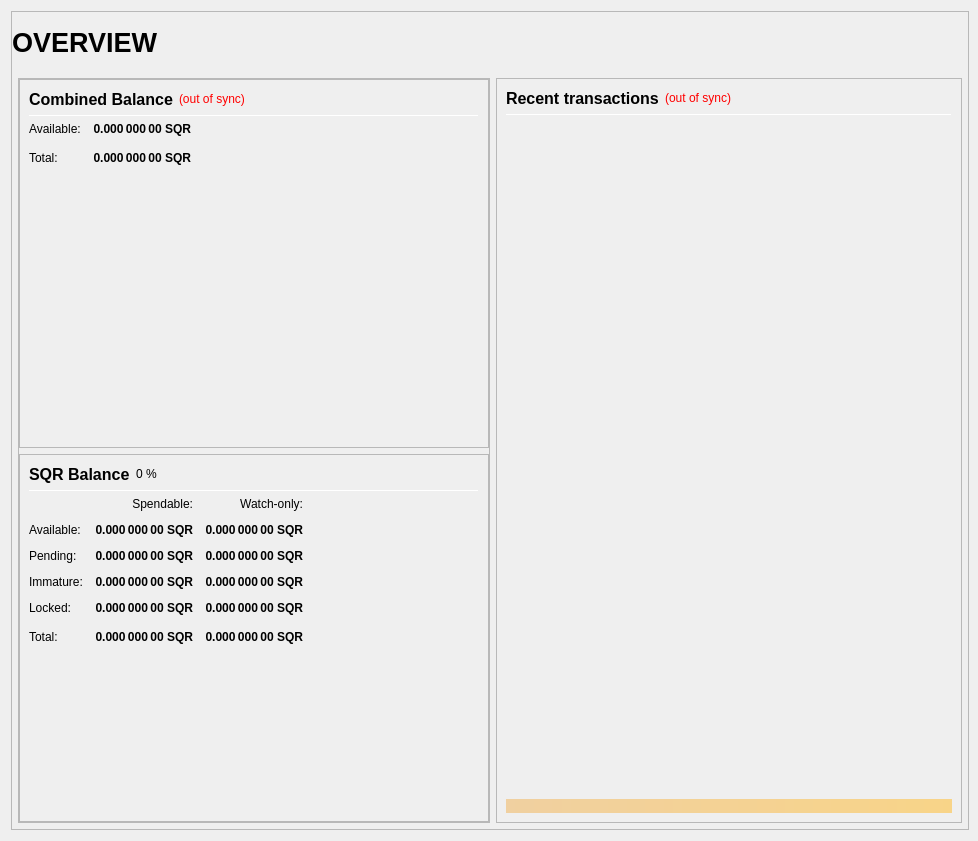
<?xml version="1.0" encoding="UTF-8"?>
<ui version="4.0">
 <class>OverviewPage</class>
 <widget class="QWidget" name="OverviewPage">
  <property name="geometry">
   <rect>
    <x>0</x>
    <y>0</y>
    <width>978</width>
    <height>841</height>
   </rect>
  </property>
  <property name="minimumSize">
   <size>
    <width>960</width>
    <height>682</height>
   </size>
  </property>
  <property name="windowTitle">
   <string>Form</string>
  </property>
  <layout class="QVBoxLayout" name="topLayout" stretch="1">
   <property name="rightMargin">
    <number>9</number>
   </property>
   <item>
    <widget class="QFrame" name="frame_BG">
     <property name="minimumSize">
      <size>
       <width>850</width>
       <height>610</height>
      </size>
     </property>
     <property name="maximumSize">
      <size>
       <width>16777215</width>
       <height>16777215</height>
      </size>
     </property>
     <property name="frameShape">
      <enum>QFrame::StyledPanel</enum>
     </property>
     <property name="frameShadow">
      <enum>QFrame::Raised</enum>
     </property>
     <layout class="QVBoxLayout" name="verticalLayout_3" stretch="1">
      <property name="leftMargin">
       <number>0</number>
      </property>
      <property name="topMargin">
       <number>0</number>
      </property>
      <property name="rightMargin">
       <number>0</number>
      </property>
      <property name="bottomMargin">
       <number>6</number>
      </property>
      <item>
       <layout class="QVBoxLayout" name="verticalLayout_Master" stretch="0,1">
        <property name="margin">
         <number>0</number>
        </property>
        <item>
         <widget class="QFrame" name="frame_Header">
          <layout class="QVBoxLayout" name="verticalLayout_Header" stretch="0">
           <property name="margin">
            <number>0</number>
           </property>
           <item>
            <layout class="QHBoxLayout" name="horizontalLayout_Header" stretch="1,0,1">
             <property name="spacing">
              <number>6</number>
             </property>
             <item>
              <widget class="QLabel" name="labelOverviewHeaderLeft">
               <property name="minimumSize">
                <size>
                 <width>464</width>
                 <height>60</height>
                </size>
               </property>
               <property name="maximumSize">
                <size>
                 <width>16777215</width>
                 <height>60</height>
                </size>
               </property>
               <property name="font">
                <font>
                 <pointsize>20</pointsize>
                 <weight>75</weight>
                 <bold>true</bold>
                </font>
               </property>
               <property name="text">
                <string>OVERVIEW</string>
               </property>
               <property name="alignment">
                <set>Qt::AlignLeading|Qt::AlignLeft|Qt::AlignVCenter</set>
               </property>
              </widget>
             </item>
             <item>
              <spacer name="horizontalSpacer_Header">
               <property name="orientation">
                <enum>Qt::Horizontal</enum>
               </property>
               <property name="sizeHint" stdset="0">
                <size>
                 <width>40</width>
                 <height>20</height>
                </size>
               </property>
              </spacer>
             </item>
             <item>
              <widget class="QLabel" name="labelOverviewHeaderRight">
               <property name="minimumSize">
                <size>
                 <width>464</width>
                 <height>60</height>
                </size>
               </property>
               <property name="maximumSize">
                <size>
                 <width>16777215</width>
                 <height>60</height>
                </size>
               </property>
               <property name="font">
                <font>
                 <pointsize>14</pointsize>
                </font>
               </property>
               <property name="text">
                <string/>
               </property>
               <property name="alignment">
                <set>Qt::AlignRight|Qt::AlignTrailing|Qt::AlignVCenter</set>
               </property>
              </widget>
             </item>
            </layout>
           </item>
          </layout>
         </widget>
        </item>
        <item>
         <widget class="QFrame" name="frame_Content">
          <layout class="QVBoxLayout" name="verticalLayout_Content">
           <property name="leftMargin">
            <number>6</number>
           </property>
           <property name="topMargin">
            <number>0</number>
           </property>
           <property name="rightMargin">
            <number>6</number>
           </property>
           <property name="bottomMargin">
            <number>0</number>
           </property>
           <item>
            <layout class="QHBoxLayout" name="horizontalLayout_Content" stretch="1,1">
             <property name="spacing">
              <number>6</number>
             </property>
             <item>
              <layout class="QVBoxLayout" name="verticalLayout_left" stretch="1">
               <item>
                <widget class="QFrame" name="frameObfuscation">
                 <property name="minimumSize">
                  <size>
                   <width>0</width>
                   <height>0</height>
                  </size>
                 </property>
                 <property name="frameShape">
                  <enum>QFrame::StyledPanel</enum>
                 </property>
                 <property name="frameShadow">
                  <enum>QFrame::Raised</enum>
                 </property>
                 <layout class="QVBoxLayout" name="verticalLayout" stretch="0,0,0">
                  <property name="margin">
                   <number>0</number>
                  </property>
                  <item>
                   <widget class="QFrame" name="frame_CombinedBalances">
                    <property name="minimumSize">
                     <size>
                      <width>470</width>
                      <height>0</height>
                     </size>
                    </property>
                    <property name="frameShape">
                     <enum>QFrame::StyledPanel</enum>
                    </property>
                    <property name="frameShadow">
                     <enum>QFrame::Raised</enum>
                    </property>
                    <layout class="QVBoxLayout" name="verticalLayout_5">
                     <item>
                      <layout class="QHBoxLayout" name="horizontalLayout_5" stretch="0,0,0">
                       <item>
                        <widget class="QLabel" name="label_5z">
                         <property name="minimumSize">
                          <size>
                           <width>0</width>
                           <height>20</height>
                          </size>
                         </property>
                         <property name="font">
                          <font>
                           <pointsize>12</pointsize>
                           <weight>75</weight>
                           <bold>true</bold>
                          </font>
                         </property>
                         <property name="toolTip">
                          <string>Combined Balance (including unconfirmed and immature coins)</string>
                         </property>
                         <property name="text">
                          <string>Combined Balance</string>
                         </property>
                        </widget>
                       </item>
                       <item>
                        <widget class="QLabel" name="labelWalletStatus">
                         <property name="cursor">
                          <cursorShape>WhatsThisCursor</cursorShape>
                         </property>
                         <property name="toolTip">
                          <string>The displayed information may be out of date. Your wallet automatically synchronizes with the sQuorum network after a connection is established, but this process has not completed yet.</string>
                         </property>
                         <property name="styleSheet">
                          <string notr="true">QLabel { color: red; }</string>
                         </property>
                         <property name="text">
                          <string notr="true">(out of sync)</string>
                         </property>
                         <property name="alignment">
                          <set>Qt::AlignLeading|Qt::AlignLeft|Qt::AlignVCenter</set>
                         </property>
                        </widget>
                       </item>
                       <item>
                        <spacer name="horizontalSpacer_1">
                         <property name="orientation">
                          <enum>Qt::Horizontal</enum>
                         </property>
                         <property name="sizeHint" stdset="0">
                          <size>
                           <width>40</width>
                           <height>20</height>
                          </size>
                         </property>
                        </spacer>
                       </item>
                      </layout>
                     </item>
                     <item>
                      <widget class="Line" name="line_CombinedBalance">
                       <property name="minimumSize">
                        <size>
                         <width>0</width>
                         <height>1</height>
                        </size>
                       </property>
                       <property name="maximumSize">
                        <size>
                         <width>16777215</width>
                         <height>1</height>
                        </size>
                       </property>
                       <property name="orientation">
                        <enum>Qt::Horizontal</enum>
                       </property>
                      </widget>
                     </item>
                     <item>
                      <layout class="QGridLayout" name="gridLayout_3">
                       <property name="spacing">
                        <number>12</number>
                       </property>
                       <item row="1" column="0">
                        <widget class="QLabel" name="labelBalanceTextz">
                         <property name="text">
                          <string>Available:</string>
                         </property>
                        </widget>
                       </item>
                       <item row="1" column="1">
                        <widget class="QLabel" name="labelBalancez">
                         <property name="font">
                          <font>
                           <weight>75</weight>
                           <bold>true</bold>
                          </font>
                         </property>
                         <property name="cursor">
                          <cursorShape>IBeamCursor</cursorShape>
                         </property>
                         <property name="toolTip">
                          <string>Your current spendable balance</string>
                         </property>
                         <property name="text">
                          <string notr="true">0.000 000 00 SQR</string>
                         </property>
                         <property name="alignment">
                          <set>Qt::AlignRight|Qt::AlignTrailing|Qt::AlignVCenter</set>
                         </property>
                         <property name="textInteractionFlags">
                          <set>Qt::LinksAccessibleByMouse|Qt::TextSelectableByKeyboard|Qt::TextSelectableByMouse</set>
                         </property>
                        </widget>
                       </item>
                       <item row="2" column="0">
                        <widget class="QLabel" name="labelTotalTextz">
                         <property name="text">
                          <string>Total:</string>
                         </property>
                        </widget>
                       </item>
                       <item row="2" column="1">
                        <widget class="QLabel" name="labelTotalz">
                         <property name="font">
                          <font>
                           <weight>75</weight>
                           <bold>true</bold>
                          </font>
                         </property>
                         <property name="cursor">
                          <cursorShape>IBeamCursor</cursorShape>
                         </property>
                         <property name="toolTip">
                          <string>Total Balance, including all unavailable coins.</string>
                         </property>
                         <property name="text">
                          <string notr="true">0.000 000 00 SQR</string>
                         </property>
                         <property name="alignment">
                          <set>Qt::AlignRight|Qt::AlignTrailing|Qt::AlignVCenter</set>
                         </property>
                         <property name="textInteractionFlags">
                          <set>Qt::LinksAccessibleByMouse|Qt::TextSelectableByKeyboard|Qt::TextSelectableByMouse</set>
                         </property>
                        </widget>
                       </item>
                       <item row="2" column="3">
                        <spacer name="horizontalSpacer_2">
                         <property name="orientation">
                          <enum>Qt::Horizontal</enum>
                         </property>
                         <property name="sizeHint" stdset="0">
                          <size>
                           <width>40</width>
                           <height>20</height>
                          </size>
                         </property>
                        </spacer>
                       </item>
                      </layout>
                     </item>
                     <item>
                      <spacer name="verticalSpacer_1">
                       <property name="orientation">
                        <enum>Qt::Vertical</enum>
                       </property>
                       <property name="sizeHint" stdset="0">
                        <size>
                         <width>20</width>
                         <height>40</height>
                        </size>
                       </property>
                      </spacer>
                     </item>
                    </layout>
                   </widget>
                  </item>
                  <item>
                   <widget class="QFrame" name="frame_Balances">
                    <property name="frameShape">
                     <enum>QFrame::StyledPanel</enum>
                    </property>
                    <property name="frameShadow">
                     <enum>QFrame::Raised</enum>
                    </property>
                    <layout class="QVBoxLayout" name="verticalLayout_4">
                     <item>
                      <layout class="QHBoxLayout" name="horizontalLayout_4">
                       <item>
                        <widget class="QLabel" name="label_5">
                         <property name="minimumSize">
                          <size>
                           <width>0</width>
                           <height>20</height>
                          </size>
                         </property>
                         <property name="font">
                          <font>
                           <pointsize>12</pointsize>
                           <weight>75</weight>
                           <bold>true</bold>
                          </font>
                         </property>
                         <property name="text">
                          <string>SQR Balance</string>
                         </property>
                        </widget>
                       </item>
                       <item>
                        <widget class="QLabel" name="labelSQRPercent">
                         <property name="text">
                          <string notr="true">0 %</string>
                         </property>
                        </widget>
                       </item>
                       <item>
                        <spacer name="horizontalSpacer_3">
                         <property name="orientation">
                          <enum>Qt::Horizontal</enum>
                         </property>
                         <property name="sizeHint" stdset="0">
                          <size>
                           <width>40</width>
                           <height>20</height>
                          </size>
                         </property>
                        </spacer>
                       </item>
                      </layout>
                     </item>
                     <item>
                      <widget class="Line" name="line_Balance">
                       <property name="minimumSize">
                        <size>
                         <width>0</width>
                         <height>1</height>
                        </size>
                       </property>
                       <property name="maximumSize">
                        <size>
                         <width>16777215</width>
                         <height>1</height>
                        </size>
                       </property>
                       <property name="orientation">
                        <enum>Qt::Horizontal</enum>
                       </property>
                      </widget>
                     </item>
                     <item>
                      <layout class="QGridLayout" name="gridLayout">
                       <property name="spacing">
                        <number>12</number>
                       </property>
                       <item row="0" column="1">
                        <widget class="QLabel" name="labelSpendable">
                         <property name="text">
                          <string>Spendable:</string>
                         </property>
                         <property name="alignment">
                          <set>Qt::AlignRight|Qt::AlignTrailing|Qt::AlignVCenter</set>
                         </property>
                        </widget>
                       </item>
                       <item row="0" column="2">
                        <widget class="QLabel" name="labelWatchonly">
                         <property name="text">
                          <string>Watch-only:</string>
                         </property>
                         <property name="alignment">
                          <set>Qt::AlignRight|Qt::AlignTrailing|Qt::AlignVCenter</set>
                         </property>
                        </widget>
                       </item>
                       <item row="1" column="0">
                        <widget class="QLabel" name="labelBalanceText">
                         <property name="text">
                          <string>Available:</string>
                         </property>
                        </widget>
                       </item>
                       <item row="1" column="1">
                        <widget class="QLabel" name="labelBalance">
                         <property name="font">
                          <font>
                           <weight>75</weight>
                           <bold>true</bold>
                          </font>
                         </property>
                         <property name="cursor">
                          <cursorShape>IBeamCursor</cursorShape>
                         </property>
                         <property name="toolTip">
                          <string>Your current spendable balance</string>
                         </property>
                         <property name="text">
                          <string notr="true">0.000 000 00 SQR</string>
                         </property>
                         <property name="alignment">
                          <set>Qt::AlignRight|Qt::AlignTrailing|Qt::AlignVCenter</set>
                         </property>
                         <property name="textInteractionFlags">
                          <set>Qt::LinksAccessibleByMouse|Qt::TextSelectableByKeyboard|Qt::TextSelectableByMouse</set>
                         </property>
                        </widget>
                       </item>
                       <item row="1" column="2">
                        <widget class="QLabel" name="labelWatchAvailable">
                         <property name="font">
                          <font>
                           <weight>75</weight>
                           <bold>true</bold>
                          </font>
                         </property>
                         <property name="cursor">
                          <cursorShape>IBeamCursor</cursorShape>
                         </property>
                         <property name="toolTip">
                          <string>Your current balance in watch-only addresses</string>
                         </property>
                         <property name="text">
                          <string notr="true">0.000 000 00 SQR</string>
                         </property>
                         <property name="alignment">
                          <set>Qt::AlignRight|Qt::AlignTrailing|Qt::AlignVCenter</set>
                         </property>
                         <property name="textInteractionFlags">
                          <set>Qt::LinksAccessibleByMouse|Qt::TextSelectableByKeyboard|Qt::TextSelectableByMouse</set>
                         </property>
                        </widget>
                       </item>
                       <item row="2" column="0">
                        <widget class="QLabel" name="labelPendingText">
                         <property name="text">
                          <string>Pending:</string>
                         </property>
                        </widget>
                       </item>
                       <item row="2" column="1">
                        <widget class="QLabel" name="labelUnconfirmed">
                         <property name="font">
                          <font>
                           <weight>75</weight>
                           <bold>true</bold>
                          </font>
                         </property>
                         <property name="cursor">
                          <cursorShape>IBeamCursor</cursorShape>
                         </property>
                         <property name="toolTip">
                          <string>Total of transactions that have yet to be confirmed, and do not yet count toward the spendable balance</string>
                         </property>
                         <property name="text">
                          <string notr="true">0.000 000 00 SQR</string>
                         </property>
                         <property name="alignment">
                          <set>Qt::AlignRight|Qt::AlignTrailing|Qt::AlignVCenter</set>
                         </property>
                         <property name="textInteractionFlags">
                          <set>Qt::LinksAccessibleByMouse|Qt::TextSelectableByKeyboard|Qt::TextSelectableByMouse</set>
                         </property>
                        </widget>
                       </item>
                       <item row="2" column="2">
                        <widget class="QLabel" name="labelWatchPending">
                         <property name="font">
                          <font>
                           <weight>75</weight>
                           <bold>true</bold>
                          </font>
                         </property>
                         <property name="cursor">
                          <cursorShape>IBeamCursor</cursorShape>
                         </property>
                         <property name="toolTip">
                          <string>Unconfirmed transactions to watch-only addresses</string>
                         </property>
                         <property name="text">
                          <string notr="true">0.000 000 00 SQR</string>
                         </property>
                         <property name="alignment">
                          <set>Qt::AlignRight|Qt::AlignTrailing|Qt::AlignVCenter</set>
                         </property>
                         <property name="textInteractionFlags">
                          <set>Qt::LinksAccessibleByMouse|Qt::TextSelectableByKeyboard|Qt::TextSelectableByMouse</set>
                         </property>
                        </widget>
                       </item>
                       <item row="3" column="0">
                        <widget class="QLabel" name="labelImmatureText">
                         <property name="text">
                          <string>Immature:</string>
                         </property>
                        </widget>
                       </item>
                       <item row="3" column="1">
                        <widget class="QLabel" name="labelImmature">
                         <property name="font">
                          <font>
                           <weight>75</weight>
                           <bold>true</bold>
                          </font>
                         </property>
                         <property name="cursor">
                          <cursorShape>IBeamCursor</cursorShape>
                         </property>
                         <property name="toolTip">
                          <string>Staked or masternode rewards that has not yet matured</string>
                         </property>
                         <property name="text">
                          <string notr="true">0.000 000 00 SQR</string>
                         </property>
                         <property name="alignment">
                          <set>Qt::AlignRight|Qt::AlignTrailing|Qt::AlignVCenter</set>
                         </property>
                         <property name="textInteractionFlags">
                          <set>Qt::LinksAccessibleByMouse|Qt::TextSelectableByKeyboard|Qt::TextSelectableByMouse</set>
                         </property>
                        </widget>
                       </item>
                       <item row="3" column="2">
                        <widget class="QLabel" name="labelWatchImmature">
                         <property name="font">
                          <font>
                           <weight>75</weight>
                           <bold>true</bold>
                          </font>
                         </property>
                         <property name="cursor">
                          <cursorShape>IBeamCursor</cursorShape>
                         </property>
                         <property name="toolTip">
                          <string>Staked or masternode rewards in watch-only addresses that has not yet matured</string>
                         </property>
                         <property name="text">
                          <string notr="true">0.000 000 00 SQR</string>
                         </property>
                         <property name="alignment">
                          <set>Qt::AlignRight|Qt::AlignTrailing|Qt::AlignVCenter</set>
                         </property>
                         <property name="textInteractionFlags">
                          <set>Qt::LinksAccessibleByMouse|Qt::TextSelectableByKeyboard|Qt::TextSelectableByMouse</set>
                         </property>
                        </widget>
                       </item>
                       <item row="4" column="0">
                        <widget class="QLabel" name="labelLockedBalanceText">
                         <property name="toolTip">
                          <string>Locked SQR or Masternode collaterals. These are excluded from zSQR minting.</string>
                         </property>
                         <property name="text">
                          <string>Locked:</string>
                         </property>
                        </widget>
                       </item>
                       <item row="4" column="1">
                        <widget class="QLabel" name="labelLockedBalance">
                         <property name="font">
                          <font>
                           <weight>75</weight>
                           <bold>true</bold>
                          </font>
                         </property>
                         <property name="cursor">
                          <cursorShape>IBeamCursor</cursorShape>
                         </property>
                         <property name="toolTip">
                          <string>Locked SQR or Masternode collaterals. These are excluded from zSQR minting.</string>
                         </property>
                         <property name="text">
                          <string notr="true">0.000 000 00 SQR</string>
                         </property>
                         <property name="alignment">
                          <set>Qt::AlignRight|Qt::AlignTrailing|Qt::AlignVCenter</set>
                         </property>
                         <property name="textInteractionFlags">
                          <set>Qt::LinksAccessibleByMouse|Qt::TextSelectableByKeyboard|Qt::TextSelectableByMouse</set>
                         </property>
                        </widget>
                       </item>
                       <item row="4" column="2">
                        <widget class="QLabel" name="labelWatchLocked">
                         <property name="font">
                          <font>
                           <weight>75</weight>
                           <bold>true</bold>
                          </font>
                         </property>
                         <property name="cursor">
                          <cursorShape>IBeamCursor</cursorShape>
                         </property>
                         <property name="toolTip">
                          <string>Current locked balance in watch-only addresses</string>
                         </property>
                         <property name="text">
                          <string notr="true">0.000 000 00 SQR</string>
                         </property>
                         <property name="alignment">
                          <set>Qt::AlignRight|Qt::AlignTrailing|Qt::AlignVCenter</set>
                         </property>
                         <property name="textInteractionFlags">
                          <set>Qt::LinksAccessibleByMouse|Qt::TextSelectableByKeyboard|Qt::TextSelectableByMouse</set>
                         </property>
                        </widget>
                       </item>
                       <item row="5" column="0">
                        <widget class="QLabel" name="labelTotalText">
                         <property name="toolTip">
                          <string>Your current balance, unconfirmed and immature transactions included</string>
                         </property>
                         <property name="text">
                          <string>Total:</string>
                         </property>
                        </widget>
                       </item>
                       <item row="5" column="1">
                        <widget class="QLabel" name="labelTotal">
                         <property name="font">
                          <font>
                           <weight>75</weight>
                           <bold>true</bold>
                          </font>
                         </property>
                         <property name="cursor">
                          <cursorShape>IBeamCursor</cursorShape>
                         </property>
                         <property name="toolTip">
                          <string>Your current balance, unconfirmed and immature transactions included</string>
                         </property>
                         <property name="text">
                          <string notr="true">0.000 000 00 SQR</string>
                         </property>
                         <property name="alignment">
                          <set>Qt::AlignRight|Qt::AlignTrailing|Qt::AlignVCenter</set>
                         </property>
                         <property name="textInteractionFlags">
                          <set>Qt::LinksAccessibleByMouse|Qt::TextSelectableByKeyboard|Qt::TextSelectableByMouse</set>
                         </property>
                        </widget>
                       </item>
                       <item row="5" column="2">
                        <widget class="QLabel" name="labelWatchTotal">
                         <property name="font">
                          <font>
                           <weight>75</weight>
                           <bold>true</bold>
                          </font>
                         </property>
                         <property name="cursor">
                          <cursorShape>IBeamCursor</cursorShape>
                         </property>
                         <property name="toolTip">
                          <string>Current total balance in watch-only addresses</string>
                         </property>
                         <property name="text">
                          <string notr="true">0.000 000 00 SQR</string>
                         </property>
                         <property name="alignment">
                          <set>Qt::AlignRight|Qt::AlignTrailing|Qt::AlignVCenter</set>
                         </property>
                         <property name="textInteractionFlags">
                          <set>Qt::LinksAccessibleByMouse|Qt::TextSelectableByKeyboard|Qt::TextSelectableByMouse</set>
                         </property>
                        </widget>
                       </item>
                       <item row="5" column="3">
                        <spacer name="horizontalSpacer_9">
                         <property name="orientation">
                          <enum>Qt::Horizontal</enum>
                         </property>
                         <property name="sizeHint" stdset="0">
                          <size>
                           <width>40</width>
                           <height>20</height>
                          </size>
                         </property>
                        </spacer>
                       </item>
                      </layout>
                     </item>
                     <item>
                      <spacer name="verticalSpacer_3">
                       <property name="orientation">
                        <enum>Qt::Vertical</enum>
                       </property>
                       <property name="sizeHint" stdset="0">
                        <size>
                         <width>20</width>
                         <height>40</height>
                        </size>
                       </property>
                      </spacer>
                     </item>
                    </layout>
                   </widget>
                  </item>
                 </layout>
                </widget>
               </item>
              </layout>
             </item>
             <item>
              <layout class="QVBoxLayout" name="verticalLayout_right" stretch="1">
               <item>
                <widget class="QFrame" name="frame_RecentTransactions">
                 <property name="minimumSize">
                  <size>
                   <width>0</width>
                   <height>0</height>
                  </size>
                 </property>
                 <property name="frameShape">
                  <enum>QFrame::StyledPanel</enum>
                 </property>
                 <property name="frameShadow">
                  <enum>QFrame::Raised</enum>
                 </property>
                 <layout class="QVBoxLayout" name="verticalLayout_1" stretch="0,0,0,0,0">
                  <item>
                   <layout class="QHBoxLayout" name="horizontalLayout_2">
                    <item>
                     <widget class="QLabel" name="label_4">
                      <property name="minimumSize">
                       <size>
                        <width>0</width>
                        <height>20</height>
                       </size>
                      </property>
                      <property name="font">
                       <font>
                        <pointsize>12</pointsize>
                        <weight>75</weight>
                        <bold>true</bold>
                       </font>
                      </property>
                      <property name="text">
                       <string>Recent transactions</string>
                      </property>
                     </widget>
                    </item>
                    <item>
                     <widget class="QLabel" name="labelTransactionsStatus">
                      <property name="cursor">
                       <cursorShape>WhatsThisCursor</cursorShape>
                      </property>
                      <property name="toolTip">
                       <string>The displayed information may be out of date. Your wallet automatically synchronizes with the sQuorum network after a connection is established, but this process has not completed yet.</string>
                      </property>
                      <property name="styleSheet">
                       <string notr="true">QLabel { color: red; }</string>
                      </property>
                      <property name="text">
                       <string notr="true">(out of sync)</string>
                      </property>
                      <property name="alignment">
                       <set>Qt::AlignRight|Qt::AlignTrailing|Qt::AlignVCenter</set>
                      </property>
                     </widget>
                    </item>
                    <item>
                     <spacer name="horizontalSpacer">
                      <property name="orientation">
                       <enum>Qt::Horizontal</enum>
                      </property>
                      <property name="sizeHint" stdset="0">
                       <size>
                        <width>40</width>
                        <height>20</height>
                       </size>
                      </property>
                     </spacer>
                    </item>
                   </layout>
                  </item>
                  <item>
                   <widget class="Line" name="line">
                    <property name="minimumSize">
                     <size>
                      <width>0</width>
                      <height>1</height>
                     </size>
                    </property>
                    <property name="maximumSize">
                     <size>
                      <width>16777215</width>
                      <height>1</height>
                     </size>
                    </property>
                    <property name="orientation">
                     <enum>Qt::Horizontal</enum>
                    </property>
                   </widget>
                  </item>
                  <item>
                   <widget class="QListView" name="listTransactions">
                    <property name="minimumSize">
                     <size>
                      <width>0</width>
                      <height>0</height>
                     </size>
                    </property>
                    <property name="styleSheet">
                     <string notr="true">QListView { background: transparent; }</string>
                    </property>
                    <property name="frameShape">
                     <enum>QFrame::NoFrame</enum>
                    </property>
                    <property name="verticalScrollBarPolicy">
                     <enum>Qt::ScrollBarAlwaysOff</enum>
                    </property>
                    <property name="horizontalScrollBarPolicy">
                     <enum>Qt::ScrollBarAlwaysOff</enum>
                    </property>
                    <property name="selectionMode">
                     <enum>QAbstractItemView::NoSelection</enum>
                    </property>
                   </widget>
                  </item>
                  <item>
                   <spacer name="verticalSpacer_2">
                    <property name="orientation">
                     <enum>Qt::Vertical</enum>
                    </property>
                    <property name="sizeType">
                     <enum>QSizePolicy::Expanding</enum>
                    </property>
                    <property name="sizeHint" stdset="0">
                     <size>
                      <width>20</width>
                      <height>40</height>
                     </size>
                    </property>
                   </spacer>
                  </item>
                  <item>
                   <widget class="QLabel" name="labelAlerts">
                    <property name="maximumSize">
                     <size>
                      <width>16777215</width>
                      <height>16777215</height>
                     </size>
                    </property>
                    <property name="styleSheet">
                     <string notr="true">background-color: qlineargradient(x1: 0, y1: 0, x2: 1, y2: 0, stop:0 #F0D0A0, stop:1 #F8D488); color:#000000;</string>
                    </property>
                    <property name="text">
                     <string/>
                    </property>
                    <property name="wordWrap">
                     <bool>true</bool>
                    </property>
                    <property name="margin">
                     <number>3</number>
                    </property>
                   </widget>
                  </item>
                 </layout>
                </widget>
               </item>
              </layout>
             </item>
            </layout>
           </item>
          </layout>
         </widget>
        </item>
       </layout>
      </item>
     </layout>
    </widget>
   </item>
  </layout>
 </widget>
 <resources/>
 <connections/>
</ui>
